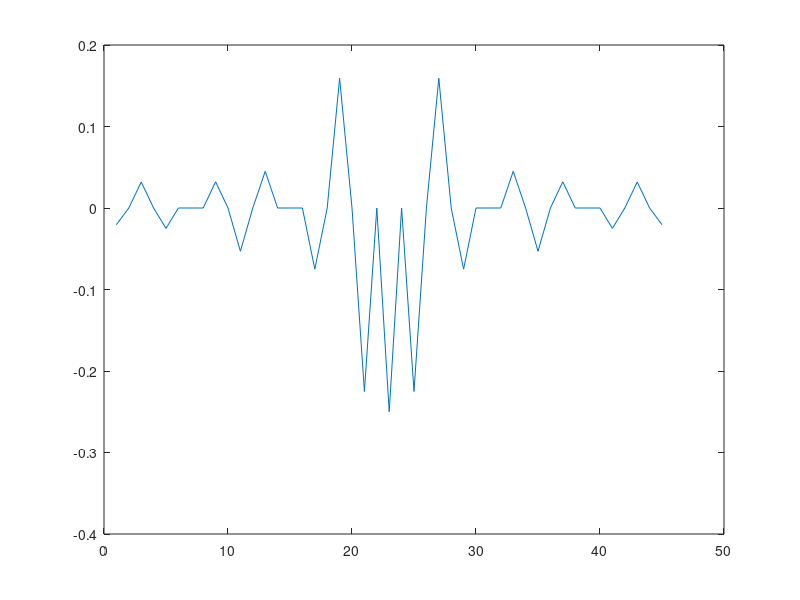

The MATLAB source for this figure: (Note: this script raises an error after producing the figure.)
% clear everything
close all
clear all
clc

M = 22;
N = 45;
fa1 = 2500;
fa2 = 1500
fs = 8000;
T = 1/fs;

m = -M:1:M

w = 1./(m.*pi) .* ( sin(2*pi*m*T*fa1) - sin(2*pi*m*T*fa2) )

w(M+1) = 2*T*(fa2-fa1)

plot(w)

syms x;
c = (1/(x*pi))*(sin(2*pi*x*(1/8000)*2500)-sin(2*pi*x*(1/8000)*1500));
%cx = sin(2*pi*x*(1/8000)*2500)-sin(2*pi*x*(1/8000)*1500);
c0 = 2*(1/8000)*(2500-1500)